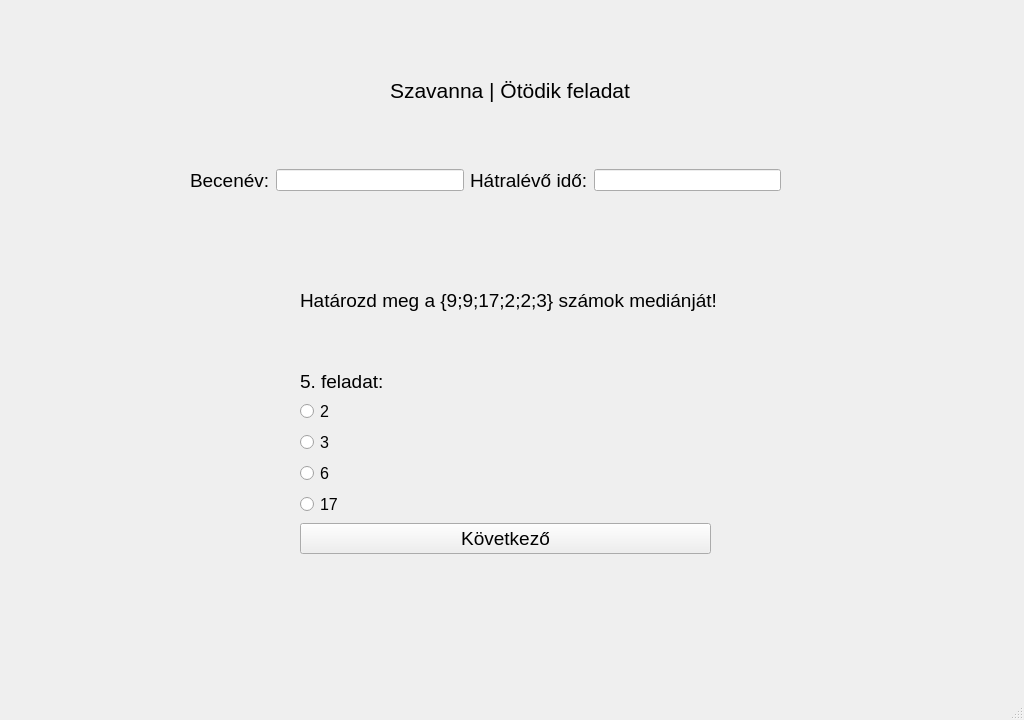
<?xml version="1.0" encoding="UTF-8"?>
<ui version="4.0">
 <class>ques1</class>
 <widget class="QMainWindow" name="ques1">
  <property name="geometry">
   <rect>
    <x>0</x>
    <y>0</y>
    <width>1024</width>
    <height>720</height>
   </rect>
  </property>
  <property name="windowTitle">
   <string>Játékos matematikai gyakorlóprogram</string>
  </property>
  <widget class="QWidget" name="centralwidget">
   <widget class="QLabel" name="label">
    <property name="geometry">
     <rect>
      <x>0</x>
      <y>-10</y>
      <width>1024</width>
      <height>720</height>
     </rect>
    </property>
    <property name="text">
     <string/>
    </property>
    <property name="pixmap">
     <pixmap>../szakdoga hátterek/african-savanna-forest-landscape-scene-at-sunset-free-vector.jpg</pixmap>
    </property>
    <property name="scaledContents">
     <bool>true</bool>
    </property>
   </widget>
   <widget class="QLabel" name="label_4">
    <property name="geometry">
     <rect>
      <x>390</x>
      <y>70</y>
      <width>251</width>
      <height>41</height>
     </rect>
    </property>
    <property name="sizePolicy">
     <sizepolicy hsizetype="Expanding" vsizetype="Preferred">
      <horstretch>0</horstretch>
      <verstretch>0</verstretch>
     </sizepolicy>
    </property>
    <property name="font">
     <font>
      <pointsize>16</pointsize>
     </font>
    </property>
    <property name="cursor">
     <cursorShape>ArrowCursor</cursorShape>
    </property>
    <property name="text">
     <string>Szavanna | Ötödik feladat</string>
    </property>
   </widget>
   <widget class="QWidget" name="horizontalLayoutWidget">
    <property name="geometry">
     <rect>
      <x>190</x>
      <y>140</y>
      <width>591</width>
      <height>81</height>
     </rect>
    </property>
    <layout class="QHBoxLayout" name="horizontalLayout">
     <item>
      <widget class="QLabel" name="label_2">
       <property name="font">
        <font>
         <pointsize>14</pointsize>
        </font>
       </property>
       <property name="text">
        <string>Becenév:</string>
       </property>
      </widget>
     </item>
     <item>
      <widget class="QLineEdit" name="T1">
       <property name="sizePolicy">
        <sizepolicy hsizetype="Expanding" vsizetype="Fixed">
         <horstretch>0</horstretch>
         <verstretch>0</verstretch>
        </sizepolicy>
       </property>
      </widget>
     </item>
     <item>
      <widget class="QLabel" name="label_3">
       <property name="font">
        <font>
         <pointsize>14</pointsize>
        </font>
       </property>
       <property name="text">
        <string>Hátralévő idő:</string>
       </property>
      </widget>
     </item>
     <item>
      <widget class="QLineEdit" name="T2">
       <property name="sizePolicy">
        <sizepolicy hsizetype="Expanding" vsizetype="Fixed">
         <horstretch>0</horstretch>
         <verstretch>0</verstretch>
        </sizepolicy>
       </property>
      </widget>
     </item>
    </layout>
   </widget>
   <widget class="QWidget" name="formLayoutWidget">
    <property name="geometry">
     <rect>
      <x>300</x>
      <y>370</y>
      <width>411</width>
      <height>251</height>
     </rect>
    </property>
    <layout class="QFormLayout" name="formLayout">
     <property name="labelAlignment">
      <set>Qt::AlignLeading|Qt::AlignLeft|Qt::AlignTop</set>
     </property>
     <item row="1" column="0">
      <widget class="QLabel" name="label_5">
       <property name="font">
        <font>
         <pointsize>14</pointsize>
        </font>
       </property>
       <property name="text">
        <string>5. feladat:</string>
       </property>
      </widget>
     </item>
     <item row="2" column="0">
      <widget class="QRadioButton" name="R1">
       <property name="font">
        <font>
         <pointsize>12</pointsize>
        </font>
       </property>
       <property name="text">
        <string>2</string>
       </property>
      </widget>
     </item>
     <item row="3" column="0">
      <widget class="QRadioButton" name="R2">
       <property name="font">
        <font>
         <pointsize>12</pointsize>
        </font>
       </property>
       <property name="text">
        <string>3</string>
       </property>
      </widget>
     </item>
     <item row="4" column="0">
      <widget class="QRadioButton" name="R3">
       <property name="font">
        <font>
         <pointsize>12</pointsize>
        </font>
       </property>
       <property name="text">
        <string>6</string>
       </property>
      </widget>
     </item>
     <item row="6" column="0" colspan="2">
      <widget class="QPushButton" name="B1">
       <property name="font">
        <font>
         <pointsize>14</pointsize>
        </font>
       </property>
       <property name="text">
        <string>Következő</string>
       </property>
      </widget>
     </item>
     <item row="5" column="0">
      <widget class="QRadioButton" name="R4">
       <property name="font">
        <font>
         <pointsize>12</pointsize>
        </font>
       </property>
       <property name="text">
        <string>17</string>
       </property>
      </widget>
     </item>
    </layout>
   </widget>
   <widget class="QLabel" name="label_6">
    <property name="geometry">
     <rect>
      <x>300</x>
      <y>260</y>
      <width>451</width>
      <height>81</height>
     </rect>
    </property>
    <property name="font">
     <font>
      <pointsize>14</pointsize>
     </font>
    </property>
    <property name="text">
     <string>Határozd meg a {9;9;17;2;2;3} számok mediánját!</string>
    </property>
    <property name="scaledContents">
     <bool>true</bool>
    </property>
   </widget>
  </widget>
  <widget class="QMenuBar" name="menubar">
   <property name="geometry">
    <rect>
     <x>0</x>
     <y>0</y>
     <width>1024</width>
     <height>21</height>
    </rect>
   </property>
  </widget>
  <widget class="QStatusBar" name="statusbar"/>
 </widget>
 <resources/>
 <connections/>
</ui>
